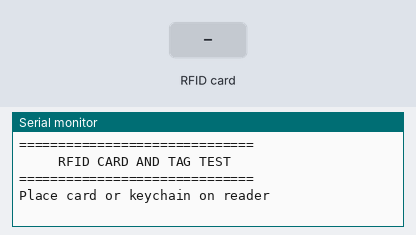
The sketch below on a simulated Arduino Uno, built with avr-gcc and run on an emulated ATmega328P. Shown: the last lines printed to the serial monitor. Inputs (shaded band) come from the test bench.

Above: at 1.4 s.
1.5 s: RFID card 5E 7A 19 C4 held to the reader
At 2.1 s:
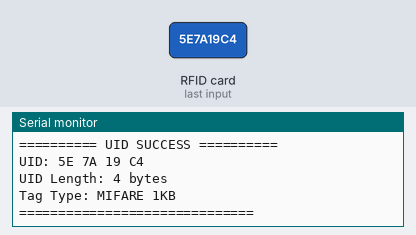
At 4.0 s:
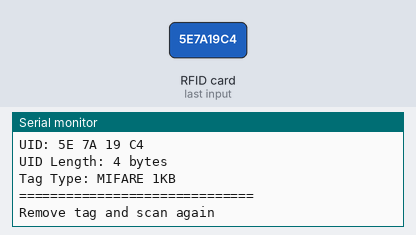

Measured:
- after the input at 1.5 s, the serial monitor: prints a new line after 0.07 s (image 1)

The sketch:

RFID_Card.ino
```cpp
#include <SPI.h>
#include <MFRC522.h>

#define SS_PIN 10
#define RST_PIN 9

MFRC522 rfid(SS_PIN, RST_PIN);

void setup() {

  Serial.begin(9600);

  SPI.begin();

  rfid.PCD_Init();

  delay(100);

  Serial.println();
  Serial.println("==============================");
  Serial.println("     RFID CARD AND TAG TEST");
  Serial.println("==============================");

  Serial.println("Place card or keychain on reader");
  Serial.println();
}

void loop() {

  // Check for a new card or compatible tag
  if (!rfid.PICC_IsNewCardPresent()) {
    delay(50);
    return;
  }

  Serial.println("CARD OR TAG DETECTED");

  // Read UID
  if (!rfid.PICC_ReadCardSerial()) {

    Serial.println("UID READ FAILED");

    // Stop current communication
    rfid.PICC_HaltA();
    rfid.PCD_StopCrypto1();

    // Reset reader communication
    rfid.PCD_Init();

    delay(500);

    Serial.println("Reader restarted");
    Serial.println("Try scanning again");

    return;
  }

  // UID successfully read
  Serial.println();
  Serial.println("========== UID SUCCESS ==========");

  Serial.print("UID: ");

  for (byte i = 0; i < rfid.uid.size; i++) {

    if (rfid.uid.uidByte[i] < 0x10) {
      Serial.print("0");
    }

    Serial.print(
      rfid.uid.uidByte[i],
      HEX
    );

    if (i < rfid.uid.size - 1) {
      Serial.print(" ");
    }
  }

  Serial.println();

  Serial.print("UID Length: ");

  Serial.print(rfid.uid.size);

  Serial.println(" bytes");

  Serial.print("Tag Type: ");

  MFRC522::PICC_Type type =
    rfid.PICC_GetType(rfid.uid.sak);

  Serial.println(
    rfid.PICC_GetTypeName(type)
  );

  Serial.println("==============================");

  // Stop communication
  rfid.PICC_HaltA();

  rfid.PCD_StopCrypto1();

  delay(1000);

  Serial.println("Remove tag and scan again");
  Serial.println();
}
```
